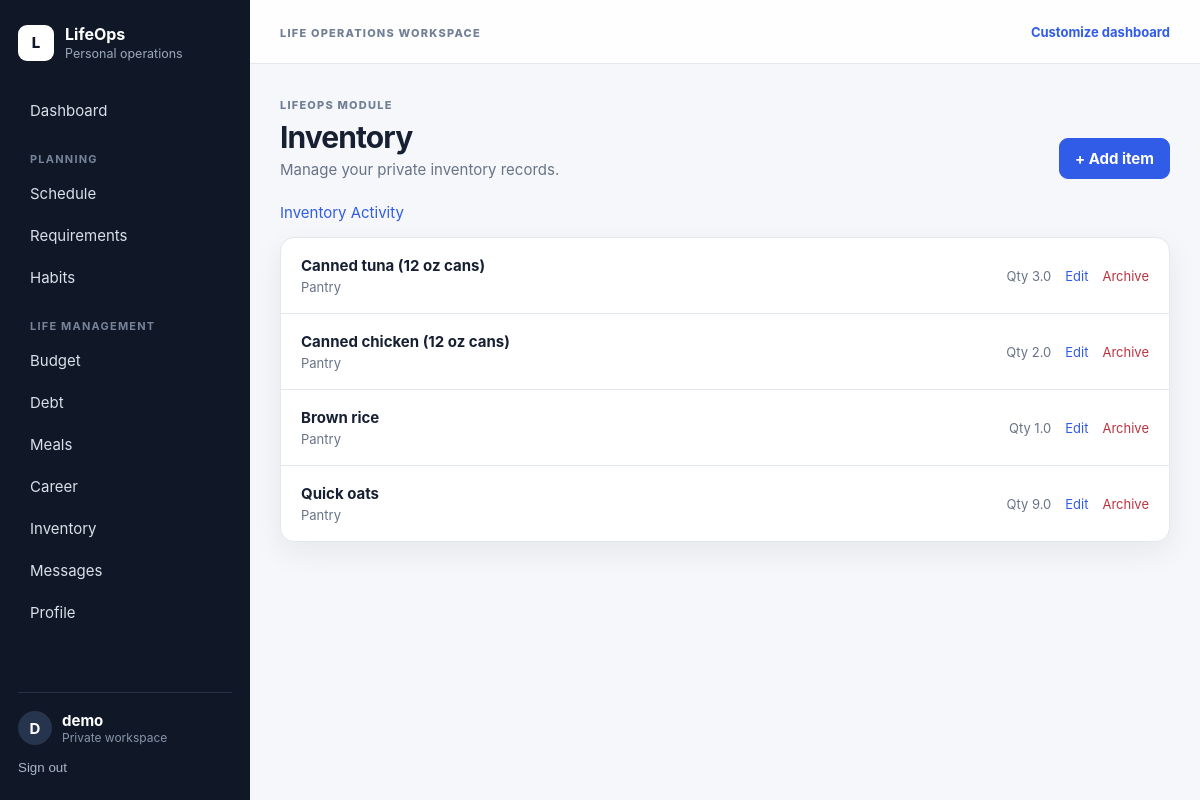
Screenshot of /inventory/ (signed in) with the database file from the repository.
### core/models.py (models this page shows, shortened)
class OwnedModel(models.Model):
    user = models.ForeignKey(User, on_delete=models.CASCADE)
    created_at = models.DateTimeField(auto_now_add=True)
    updated_at = models.DateTimeField(auto_now=True)
    class Meta:
        abstract = True

class InventoryItem(OwnedModel):
    name = models.CharField(max_length=160)
    location = models.CharField(max_length=160, blank=True)
    quantity = models.DecimalField(
        max_digits=10,
        decimal_places=1,
        default=1,
        validators=[MinValueValidator(0)],
    )
    reorder_threshold = models.PositiveIntegerField(default=0)
    is_food = models.BooleanField("Food item", default=False)
    unit = models.CharField(max_length=32, default="count")
    printed_date = models.DateField(blank=True, null=True)
    opened_on = models.DateField(blank=True, null=True)
    cooked_on = models.DateField(blank=True, null=True)
    frozen_on = models.DateField(blank=True, null=True)
    revision = models.PositiveIntegerField(default=0)
    archived = models.BooleanField(default=False)
    def __str__(self):
        return self.name
    class Meta:
        constraints = [
            models.CheckConstraint(
                condition=models.Q(quantity__gte=0),
                name="inventory_quantity_nonnegative",
            ),
        ]

### core/views.py (the view)
# urls.py: path('<str:module>/',views.ModuleListView.as_view(),name='module_list'),
class ModuleListView(OwnedQuerysetMixin,ListView):
    template_name='core/module_list.html'
    context_object_name='items'
    def get_queryset(self):
        queryset = super().get_queryset()
        if self.kwargs["module"] == "inventory":
            queryset = queryset.filter(archived=False)
        return queryset
    def get_context_data(self,**kwargs):
        ctx=super().get_context_data(**kwargs)
        ctx.update(module_key=self.kwargs['module'],module_title=MODULES[self.kwargs['module']][2])
        return ctx
    def dispatch(self,request,*args,**kwargs):
        key=kwargs['module']
        if key not in MODULES: raise Http404
        self.model=MODULES[key][0]
        return super().dispatch(request,*args,**kwargs)

### core/views.py (called while the page is built)
    def get_queryset(self):
        return self.model.objects.filter(user=self.request.user)

### core/templates/core/module_list.html (shortened to what this page needs)
{% extends 'core/base.html' %}
{% block content %}
<div class="page-heading">
  <div>
    <span class="eyebrow">LifeOps module</span>
    <h1>{{ module_title }}</h1>
    <p>Manage your private {{ module_title|lower }} records.</p>
  </div>
  <a class="btn primary" href="{% url 'module_add' module_key %}">+ Add item</a>
</div>
{% if module_key == "inventory" %}
  <p><a href="{% url 'inventory_activity' %}">Inventory Activity</a></p>
{% endif %}
<div class="panel table-panel">
  {% if items %}
    <div class="record-list">
      {% for item in items %}
        <div class="record-row">
          <div class="record-main">
            <strong>{{ item }}</strong>
            <span>
              {% if item.category %}
                {{ item.get_category_display }}
              {% elif item.status %}
                {{ item.get_status_display }}
              {% elif item.location %}
                {{ item.location }}
              {% else %}
                Updated {{ item.updated_at|date:'M j, Y' }}
              {% endif %}
            </span>
          </div>
          <div class="record-meta">
            {% if item.due_at %}
              <span>{{ item.due_at|date:'M j, Y g:i A' }}</span>
            {% elif item.starts_at %}
              <span>{{ item.starts_at|date:'M j, g:i A' }}</span>
            {% elif item.balance %}
              <span>${{ item.balance }}</span>
            {% elif item.monthly_limit %}
              <span>${{ item.current_spend }} / ${{ item.monthly_limit }}</span>
            {% elif item.quantity != None %}
              <span>Qty {{ item.quantity }}</span>
            {% endif %}
            <a href="{% url 'module_edit' module_key item.pk %}">Edit</a>
            <a class="danger-link" href="{% url 'module_delete' module_key item.pk %}">
              {% if module_key == "inventory" %}Archive{% else %}Delete{% endif %}
            </a>
          </div>
        </div>
      {% endfor %}
    </div>
  {% else %}
    <div class="empty-state">
      <h3>No {{ module_title|lower }} yet</h3>
      <p>Add your first record. Everything you create here stays scoped to your account.</p>
      <a class="btn primary" href="{% url 'module_add' module_key %}">Add first item</a>
    </div>
  {% endif %}
</div>
{% endblock %}

### core/templates/core/base.html (shortened to what this page needs)
{% load static %}
<!doctype html><html lang="en"><head>
<link rel="stylesheet" href="{% static 'core/css/app.css' %}">
</head><body>
{% if user.is_authenticated %}
<div class="app-shell">
<aside class="sidebar">
  <div class="brand"><span class="brand-mark">L</span><div><strong>LifeOps</strong><small>Personal operations</small></div></div>
  <nav>
    <a href="{% url 'dashboard' %}">Dashboard</a>
    <div class="nav-label">Planning</div>
    <a href="{% url 'module_list' 'schedule' %}">Schedule</a><a href="{% url 'module_list' 'requirements' %}">Requirements</a><a href="{% url 'module_list' 'habits' %}">Habits</a>
    <div class="nav-label">Life management</div>
    <a href="{% url 'module_list' 'budget' %}">Budget</a><a href="{% url 'module_list' 'debt' %}">Debt</a><a href="{% url 'module_list' 'meals' %}">Meals</a><a href="{% url 'module_list' 'career' %}">Career</a><a href="{% url 'module_list' 'inventory' %}">Inventory</a>
    <a href="{% url 'messages_page' %}">Messages</a><a href="{% url 'profile_settings' %}">Profile</a>
  </nav>
  <div class="sidebar-foot"><div class="user-chip"><span>{{ user.username|first|upper }}</span><div><strong>{{ user.username }}</strong><small>Private workspace</small></div></div><form method="post" action="{% url 'logout' %}">{% csrf_token %}<button class="link-button">Sign out</button></form></div>
</aside>
<main class="main"><header class="topbar"><div><button class="mobile-menu" onclick="document.body.classList.toggle('nav-open')">☰</button><span class="eyebrow">Life operations workspace</span></div><a class="top-action" href="{% url 'dashboard_settings' %}">Customize dashboard</a></header><div class="page-wrap">{% block content %}{% endblock %}</div></main>
</div>
{% else %}{% block public_content %}{% endblock %}{% endif %}
</body></html>

### core/static/core/css/app.css (style rules this page uses)
:root { --bg:#f5f7fa;--surface:#fff;--surface-2:#f9fafb;--text:#172033;--muted:#687386;--line:#e3e8ef;--nav:#101827;--nav2:#1c2637;--primary:#315ce8;--primary2:#2448bd;--danger:#bd3343;--success:#18794e;--shadow:0 10px 30px rgba(23,32,51,.07);--radius:14px }
* { box-sizing:border-box }
body { margin:0;font-family:Inter,ui-sans-serif,-apple-system,BlinkMacSystemFont,"Segoe UI",sans-serif;background:var(--bg);color:var(--text);font-size:15px }
a { color:var(--primary);text-decoration:none }
.app-shell { display:grid;grid-template-columns:250px 1fr;min-height:100vh }
.sidebar { background:var(--nav);color:#fff;padding:24px 18px;display:flex;flex-direction:column;position:sticky;top:0;height:100vh }
.brand { display:flex;align-items:center;gap:11px }
.brand-mark { display:grid;place-items:center;width:36px;height:36px;border-radius:9px;background:#fff;color:var(--nav);font-weight:800 }
.brand strong { display:block;font-size:16px }
.brand small { display:block;color:#9ba8ba;margin-top:2px }
.sidebar nav { margin-top:30px }
.sidebar nav a { display:block;padding:10px 12px;border-radius:9px;color:#d9e0ea;margin-bottom:3px }
.nav-label { margin:22px 12px 8px;font-size:11px;text-transform:uppercase;letter-spacing:.11em;color:#76849a;font-weight:700 }
.sidebar-foot { margin-top:auto;border-top:1px solid #263248;padding-top:18px }
.user-chip { display:flex;align-items:center;gap:10px;margin-bottom:12px }
.user-chip>span { width:34px;height:34px;border-radius:50%;background:#26344d;display:grid;place-items:center;font-weight:700 }
.user-chip strong,.user-chip small { display:block }
.user-chip small { color:#8795aa;font-size:12px }
.link-button { border:0;background:none;color:#aab7c9;padding:0;cursor:pointer }
.main { min-width:0 }
.topbar { height:64px;border-bottom:1px solid var(--line);background:rgba(255,255,255,.92);display:flex;align-items:center;justify-content:space-between;padding:0 30px;position:sticky;top:0;z-index:10 }
.eyebrow { text-transform:uppercase;font-size:11px;letter-spacing:.11em;font-weight:800;color:#718096 }
.top-action { font-size:13px;font-weight:700 }
.page-wrap { padding:30px;max-width:1500px;margin:auto }
.page-heading { display:flex;align-items:flex-end;justify-content:space-between;gap:20px;margin-bottom:24px }
.page-heading h1 { font-size:30px;margin:6px 0 5px;letter-spacing:-.03em }
.page-heading p { margin:0;color:var(--muted) }
.btn { display:inline-flex;align-items:center;justify-content:center;padding:10px 15px;border-radius:9px;font-weight:700;border:1px solid var(--line);background:#fff;color:var(--text);cursor:pointer }
.btn.primary { background:var(--primary);border-color:var(--primary);color:white }
.widget,.panel { background:#fff;border:1px solid var(--line);border-radius:var(--radius);box-shadow:var(--shadow) }
.panel { padding:22px }
.table-panel { padding:0 }
.record-row { display:flex;justify-content:space-between;gap:18px;padding:18px 20px;border-bottom:1px solid var(--line) }
.record-row:last-child { border-bottom:0 }
.record-main strong,.record-main span { display:block }
.record-main span { color:var(--muted);font-size:13px;margin-top:4px }
.record-meta { display:flex;align-items:center;gap:14px;color:var(--muted);font-size:13px }
.danger-link { color:var(--danger) }

### rows the page displays
InventoryItem: name "Canned tuna (12 oz cans)", location "Pantry", quantity "3.0"
InventoryItem: name "Canned chicken (12 oz cans)", location "Pantry", quantity "2.0"
InventoryItem: name "Brown rice", location "Pantry", quantity "1.0"
InventoryItem: name "Quick oats", location "Pantry", quantity "9.0"

### other values shown
{{ user.username|first|upper }} "D"
{{ user.username }} "demo"
{{ module_title }} "Inventory"
{{ module_title|lower }} "inventory"
